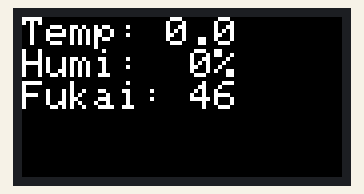
Simulated run of this sketch. Board: ESP32. Parts: 160×80 colour display. Not simulated (calls return 0 or success): UNIT_ENV.h.

Above: at 0.2 s.

The sketch:

FukaiShisuuTsuuchiM5StickC.ino
```cpp
// (licence header left out)
#include <M5StickC.h>
#include "Adafruit_Sensor.h"
#include <Adafruit_BMP280.h>
#include "UNIT_ENV.h"

// BME280
SHT3X sht30;
Adafruit_BMP280 bme;

float tmp = 0.0;
float hum = 0.0;
int fukaiShisuu = 0;

// SPEAKER
const int servo_pin = 26;
int freq = 50;
int ledChannel = 0;
int resolution = 10;
extern const unsigned char m5stack_startup_music[];

void playMusic(const uint8_t* music_data, uint16_t sample_rate) {
  uint32_t length = strlen((char*)music_data);
  uint16_t delay_interval = ((uint32_t)1000000 / sample_rate);
    for(int i = 0; i < length; i++) {
      ledcWriteTone(ledChannel, music_data[i]*50);
      delayMicroseconds(delay_interval);
    }
}

void setup() {
  // 共通初期化
  M5.begin();
  M5.Lcd.setRotation(3);
  M5.Lcd.setTextSize(2);

  // BME280
  Wire.begin(32, 33);

  //SPEAKER
  ledcSetup(ledChannel, freq, resolution);
  ledcAttachPin(servo_pin, ledChannel);
  ledcWrite(ledChannel, 256);//0°
  ledcWriteTone(ledChannel, 0);
}

void loop() {
  while (!bme.begin(0x76)){ //初始化bme传感器.  Init the sensor of bme
    M5.Lcd.println("Could not find a valid BMP280 sensor, check wiring!");
  }
  sht30.get();  //Obtain the data of shT30.  获取sht30的数据
  tmp = sht30.cTemp;  //Store the temperature obtained from shT30.  将sht30获取到的温度存储
  hum = sht30.humidity; //Store the humidity obtained from the SHT30.  将sht30获取到的湿度存储
  fukaiShisuu = (0.81 * tmp) + (0.01 * hum * (0.99 * tmp - 14.3)) + 46.3;

  M5.lcd.setCursor(0,0);
  M5.Lcd.fillScreen(TFT_BLACK);
  if(fukaiShisuu >= 80)
    M5.Lcd.setTextColor(TFT_RED);
  else
    M5.Lcd.setTextColor(TFT_WHITE);

  M5.Lcd.printf("Temp: %2.1f  \r\nHumi: %2.0f%%  \r\nFukai: %d", tmp, hum,fukaiShisuu);

  if(fukaiShisuu >= 80){
    ledcWriteTone(ledChannel, 1250);
    delay(1000);
    ledcWriteTone(ledChannel, 0);
    delay(1000);
  }

  delay(2000);
}
```
